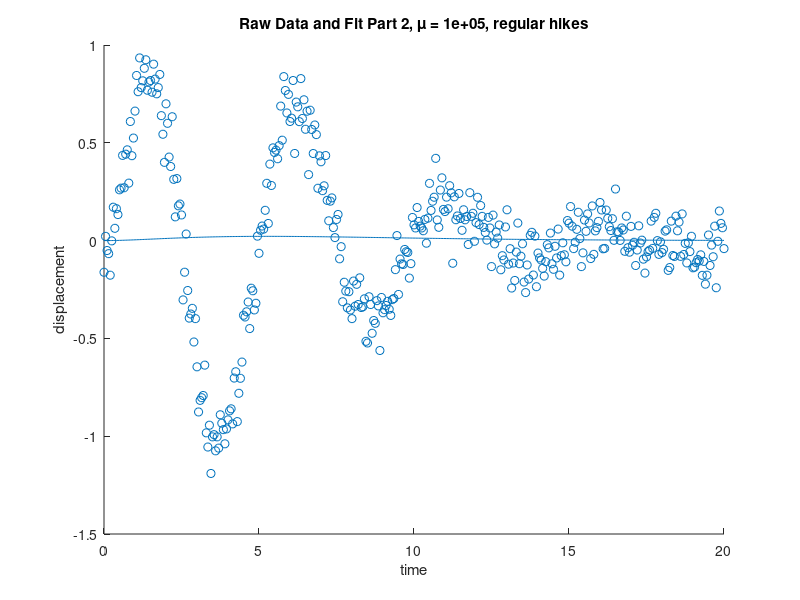

The MATLAB source for this figure:
%% Problem 1 part 2 mu 1e+05
clear all 
close all

[t, y] = textread('Problem1_TExpo_sineData.txt','%f%f','headerlines',1);

alpha = -0.4;
omega = 0.5;
xk = [alpha omega]';

J1 = t.^3 .* exp(alpha .* t) .* sin(omega .* t);
J2 = t.^2 .* exp(alpha .* t) .* cos(omega .* t);


J = [J1 J2];

model = t .* (exp(alpha .* t)) .* (sin(omega) .* t);

residual = y - model;

r2 = residual' * residual;


mu_start = 1e+05;
mu_down = 50;
mu_up = 5;

% mu_rscout = mu_old * mu_up;
% mu_cont = mu_old/mu_down;

mmax = 5;

deltax = inv(J'*J + mu_start.*[1 0; 0 1]) *J' * residual ;
x0 = xk - deltax ;


model2 = t .* (exp(x0(1) .* t)) .* (sin(x0(2)) .* t);
residual2 = y - model2;

r22 = residual2' * residual2;
r22 < r2

alphatot = [xk(1) x0(1)];
omegatot = [xk(2) x0(2)];

%Iteration 0 values

mu = 0.1/50;
mtot = [1];
mutot = [mu_start mu];
rtotv = [r2 r22];

%% mu 1e+05
disp('Conservative mu 1e+05')
alpha = -0.4;
omega = 0.5;
xk = [alpha omega]';

J1 = t.^3 .* exp(alpha .* t) .* sin(omega .* t);
J2 = t.^2 .* exp(alpha .* t) .* cos(omega .* t);


J = [J1 J2];

model = t .* (exp(alpha .* t)) .* (sin(omega) .* t);

residual = y - model;

r2 = residual' * residual;


mu_start = 1e+05;
mu_down = 50;
mu_up = 5;

% mu_rscout = mu_old * mu_up;
% mu_cont = mu_old/mu_down;

mmax = 5;

deltax = inv(J'*J + mu_start.*[1 0; 0 1]) *J' * residual ;
x0 = xk - deltax ;


model2 = t .* (exp(x0(1) .* t)) .* (sin(x0(2)) .* t);
residual2 = y - model2;

r22 = residual2' * residual2;
r22 < r2

alphatot = [xk(1) x0(1)];
omegatot = [xk(2) x0(2)];


mu = 0.1/50;


%% Iteration 2
r2_it = 1000000000000000;
r2_baseline = r22;
m = 1;
while r2_it > r2_baseline
    
    
    Ja1 = t.^3 .* exp(alphatot(2) .* t) .* sin(omegatot(2) .* t);
    Ja2 = t.^2 .* exp(alphatot(2) .* t) .* cos(omegatot(2) .* t);
    Ja = [Ja1 Ja2];
      
    deltaxa = inv(J'*J + mu.*[1 0; 0 1]) *J' * residual2;

    x1a = x0 - deltaxa;
    
    model3a = t .* (exp(x1a(1) .* t)) .* (sin(x1a(2)) .* t);
    
    residual3a = y - model3a;

    r2_it = residual3a' * residual3a;
   
    
   
    
    if r2_it > r2_baseline
        mu = mu * mu_up;
    end
     m = m+1
end
    alphatota = [alphatot x1a(1)];
    omegatota = [omegatot x1a(2)];
    
if r2_it < r2_baseline
    mu = mu/mu_down;
else
    mu = mu;
end

mutot = [mutot mu];
mtot = [mtot m];
rtotv = [rtotv r2_it];
disp('Iteration 2')
m
mu
r2_it
disp('Next Iteration')

%% Iteration 3
    
r3_it = 1000000000000000;
r2_baseline = r2_it;
m = 1;

while r3_it > r2_baseline || m == 5
    
    
    Ja1 = t.^3 .* exp(alphatota(3) .* t) .* sin(omegatota(3) .* t);
    Ja2 = t.^2 .* exp(alphatota(3) .* t) .* cos(omegatota(3) .* t);
    Ja = [Ja1 Ja2];
      
    deltaxa = inv(J'*J + mu.*[1 0; 0 1]) *J' * residual3a;

    x2a = x1a - deltaxa;
    
    model4a = t .* (exp(x2a(1) .* t)) .* (sin(x2a(2)) .* t);
    
    residual4a = y - model4a;

    r3_it = residual4a' * residual4a; 
    
   
    
    if r3_it > r2_baseline
        mu = mu * mu_up;
    end
     m = m+1
end
    alphatota = [alphatota x2a(1)];
    omegatota = [omegatota x2a(2)];
    
if r3_it < r2_baseline
    mu = mu/mu_down;
else
    mu = mu;
end

mutot = [mutot mu];
mtot = [mtot m];
rtotv = [rtotv r3_it];
disp('Iteration 3')
m
mu
r3_it
disp('Next Iteration')

%% Iteration 4
    
r4_it = 1000000000000000;
r3_baseline = r3_it;
m = 1;

while r4_it > r3_baseline
    
    
    Ja1 = t.^3 .* exp(alphatota(4) .* t) .* sin(omegatota(4) .* t);
    Ja2 = t.^2 .* exp(alphatota(4) .* t) .* cos(omegatota(4) .* t);
    Ja = [Ja1 Ja2];
      
    deltaxa = inv(J'*J + mu.*[1 0; 0 1]) *J' * residual4a;

    x3a = x2a - deltaxa;
    
    model5a = t .* (exp(x3a(1) .* t)) .* (sin(x3a(2)) .* t);
    
    residual5a = y - model5a;

    r4_it = residual5a' * residual5a; 
    
   
    
    if r4_it > r3_baseline
        mu = mu * mu_up;
    end
    
     m = m+1
    if m == 5
        break
    end
end
    alphatota = [alphatota x3a(1)];
    omegatota = [omegatota x3a(2)];
    
if r4_it < r3_baseline
    mu = mu/mu_down;
else
    mu = mu;
end

mutot = [mutot mu];
mtot = [mtot m];
rtotv = [rtotv r4_it];
disp('Iteration 4')
m
mu
r4_it
disp('Next Iteration')


%% Iteration 5


r5_it = 1000000000000000;
r4_baseline = r4_it;
m = 1;

while r5_it > r4_baseline
    
    
    Ja1 = t.^3 .* exp(alphatota(5) .* t) .* sin(omegatota(5) .* t);
    Ja2 = t.^2 .* exp(alphatota(5) .* t) .* cos(omegatota(5) .* t);
    Ja = [Ja1 Ja2];
      
    deltaxa = inv(J'*J + mu.*[1 0; 0 1]) *J' * residual5a;

    x4a = x3a - deltaxa;
    
    model6a = t .* (exp(x4a(1) .* t)) .* (sin(x4a(2)) .* t);
    
    residual6a = y - model6a;

    r5_it = residual6a' * residual6a; 
    
   
    
    if r5_it > r4_baseline
        mu = mu * mu_up;
    end
    
     m = m+1
    if m == 5
        break
    end
end
    alphatota = [alphatota x4a(1)];
    omegatota = [omegatota x4a(2)];
    
if r5_it < r4_baseline
    mu = mu/mu_down;
else
    mu = mu;
end

mutot = [mutot mu];
mtot = [mtot m];
rtotv = [rtotv r5_it];
disp('Iteration 5')
m
mu
r5_it
disp('Next Iteration')

%% Iteration 6


r6_it = 1000000000000000;
r5_baseline = r5_it;
m = 1;

while r6_it > r5_baseline
    
    
    Ja1 = t.^3 .* exp(alphatota(6) .* t) .* sin(omegatota(6) .* t);
    Ja2 = t.^2 .* exp(alphatota(6) .* t) .* cos(omegatota(6) .* t);
    Ja = [Ja1 Ja2];
      
    deltaxa = inv(J'*J + mu.*[1 0; 0 1]) *J' * residual6a;

    x5a = x4a - deltaxa;
    
    model7a = t .* (exp(x5a(1) .* t)) .* (sin(x5a(2)) .* t);
    
    residual7a = y - model7a;

    r6_it = residual7a' * residual7a; 
    
   
    
    if r6_it > r5_baseline
        mu = mu * mu_up;
    end
    
     m = m+1
    if m == 5
        break
    end
end
    alphatota = [alphatota x5a(1)];
    omegatota = [omegatota x5a(2)];
    
if r6_it < r5_baseline
    mu = mu/mu_down;
else
    mu = mu;
end

mutot = [mutot mu];
mtot = [mtot m];
rtotv = [rtotv r6_it];
disp('Iteration 6')
m
mu
r6_it
disp('Next Iteration')

%% Iteration 7


r7_it = 1000000000000000;
r6_baseline = r6_it;
m = 1;

while r7_it > r6_baseline
    
    
    Ja1 = t.^3 .* exp(alphatota(7) .* t) .* sin(omegatota(7) .* t);
    Ja2 = t.^2 .* exp(alphatota(7) .* t) .* cos(omegatota(7) .* t);
    Ja = [Ja1 Ja2];
      
    deltaxa = inv(J'*J + mu.*[1 0; 0 1]) *J' * residual7a;

    x6a = x5a - deltaxa;
    
    model8a = t .* (exp(x6a(1) .* t)) .* (sin(x6a(2)) .* t);
    
    residual8a = y - model8a;

    r7_it = residual8a' * residual8a; 
    
   
    
    if r7_it > r6_baseline
        mu = mu * mu_up;
    end
    
     m = m+1
    if m == 5
        break
    end
end
    alphatota = [alphatota x6a(1)];
    omegatota = [omegatota x6a(2)];
    
if r7_it < r6_baseline
    mu = mu/mu_down;
else
    mu = mu;
end

mutot = [mutot mu];
mtot = [mtot m];
rtotv = [rtotv r7_it];
disp('Iteration 7')
m
mu
r7_it
disp('Next Iteration')

%% Iteration 8


r8_it = 1000000000000000;
r7_baseline = r7_it;
m = 1;

while r8_it > r7_baseline
    
    
    Ja1 = t.^3 .* exp(alphatota(8) .* t) .* sin(omegatota(8) .* t);
    Ja2 = t.^2 .* exp(alphatota(8) .* t) .* cos(omegatota(8) .* t);
    Ja = [Ja1 Ja2];
      
    deltaxa = inv(J'*J + mu.*[1 0; 0 1]) *J' * residual8a;

    x7a = x6a - deltaxa;
    
    model9a = t .* (exp(x7a(1) .* t)) .* (sin(x7a(2)) .* t);
    
    residual9a = y - model9a;

    r8_it = residual9a' * residual9a; 
    
   
    
    if r8_it > r7_baseline
        mu = mu * mu_up;
    end
    
     m = m+1
    if m == 5
        break
    end
end
    alphatota = [alphatota x7a(1)];
    omegatota = [omegatota x7a(2)];
    
if r8_it < r7_baseline
    mu = mu/mu_down;
else
    mu = mu;
end

mutot = [mutot mu];
mtot = [mtot m];
rtotv = [rtotv r8_it];
disp('Iteration 8')
m
mu
r8_it
disp('Next Iteration')

%% Iteration 9


r9_it = 1000000000000000;
r8_baseline = r8_it;
m = 1;

while r9_it > r8_baseline
    
    
    Ja1 = t.^3 .* exp(alphatota(9) .* t) .* sin(omegatota(9) .* t);
    Ja2 = t.^2 .* exp(alphatota(9) .* t) .* cos(omegatota(9) .* t);
    Ja = [Ja1 Ja2];
      
    deltaxa = inv(J'*J + mu.*[1 0; 0 1]) *J' * residual9a;

    x8a = x7a - deltaxa;
    
    model10a = t .* (exp(x8a(1) .* t)) .* (sin(x8a(2)) .* t);
    
    residual10a = y - model10a;

    r9_it = residual10a' * residual10a; 
    
   
    
    if r9_it > r8_baseline
        mu = mu * mu_up;
    end
    
     m = m+1
    if m == 5
        break
    end
end
    alphatota = [alphatota x8a(1)];
    omegatota = [omegatota x8a(2)];
    
if r9_it < r8_baseline
    mu = mu/mu_down;
else
    mu = mu;
end

mutot = [mutot mu];
mtot = [mtot m];
rtotv = [rtotv r9_it];
disp('Iteration 9')
m
mu
r9_it
disp('Next Iteration')


%% Iteration 10


r10_it = 1000000000000000000;
r9_baseline = r9_it;
m = 1;

while r10_it > r9_baseline
    
    
    Ja1 = t.^3 .* exp(alphatota(10) .* t) .* sin(omegatota(10) .* t);
    Ja2 = t.^2 .* exp(alphatota(10) .* t) .* cos(omegatota(10) .* t);
    Ja = [Ja1 Ja2];
      
    deltaxa = inv(J'*J + mu.*[1 0; 0 1]) *J' * residual10a;

    x9a = x8a - deltaxa;
    
    model11a = t .* (exp(x8a(1) .* t)) .* (sin(x8a(2)) .* t);
    
    residual11a = y - model11a;

    r10_it = residual11a' * residual11a; 
    
   
    
    if r10_it > r9_baseline
        mu = mu * mu_up;
    end
    
     m = m+1
    if m == 5
        break
    end
end
    alphatota = [alphatota x9a(1)];
    omegatota = [omegatota x9a(2)];
    
if r10_it < r9_baseline
    mu = mu/mu_down;
else
    mu = mu;
end

mutot = [mutot mu];
mtot = [mtot m];
rtotv = [rtotv r10_it];
disp('Iteration 10')
m
mu
r10_it
disp('Next Iteration')

% disp('Required 10 iterations to find final values')

f2 = figure('Name', 'Part 2 Plot over scatter, mu = 1e+05, regular hikes');

scatter(t,y)
hold on
plot(t, model10a)
title('Raw Data and Fit Part 2, \mu = 1e+05, regular hikes')
xlabel('time')
ylabel('displacement')

%% Echoing outputs for diary
diary vjprob1pt2_groupC.txt

echo on

mutot
mtot
rtotv
alphatota
omegatota

echo off